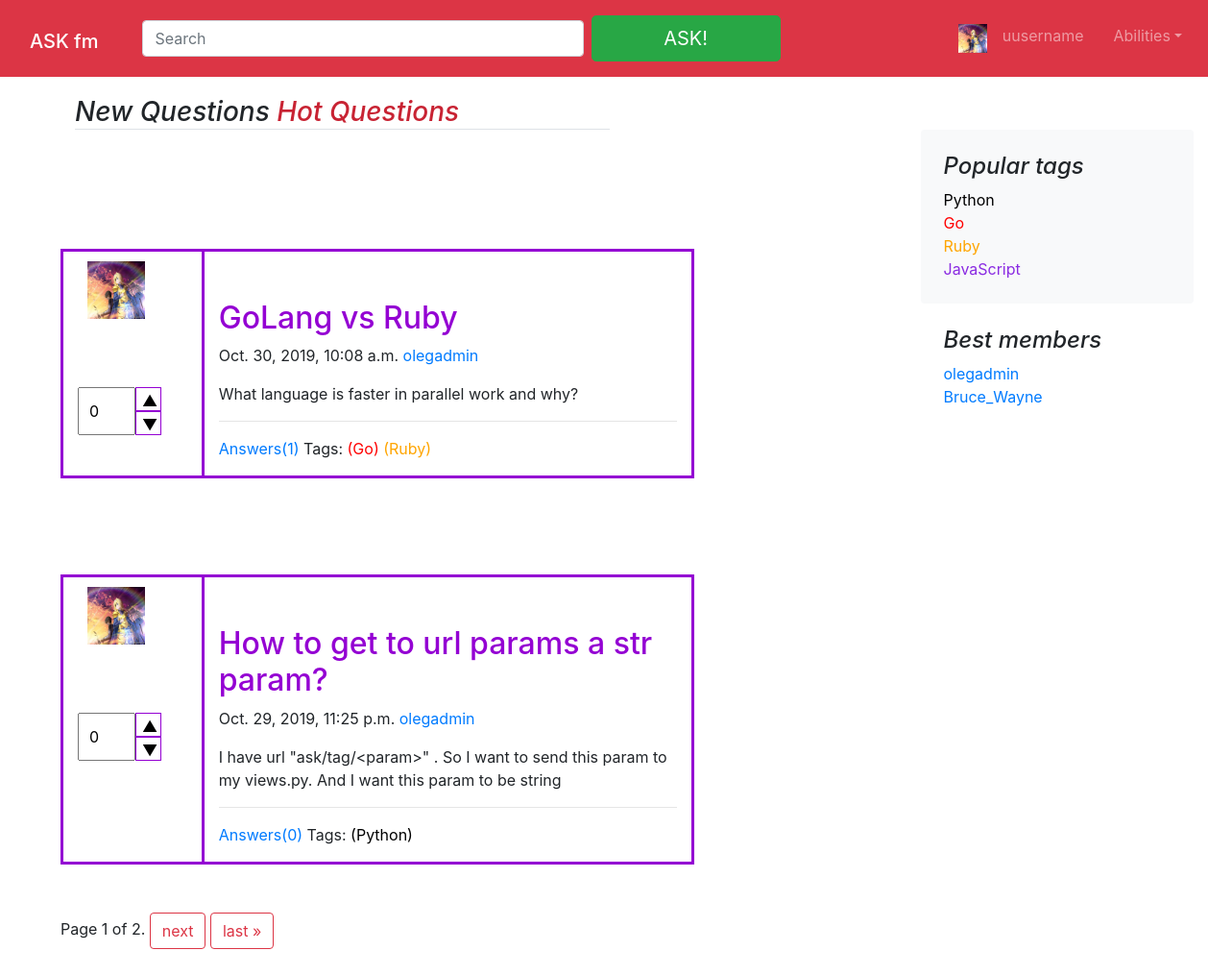
The app's page /, older data.
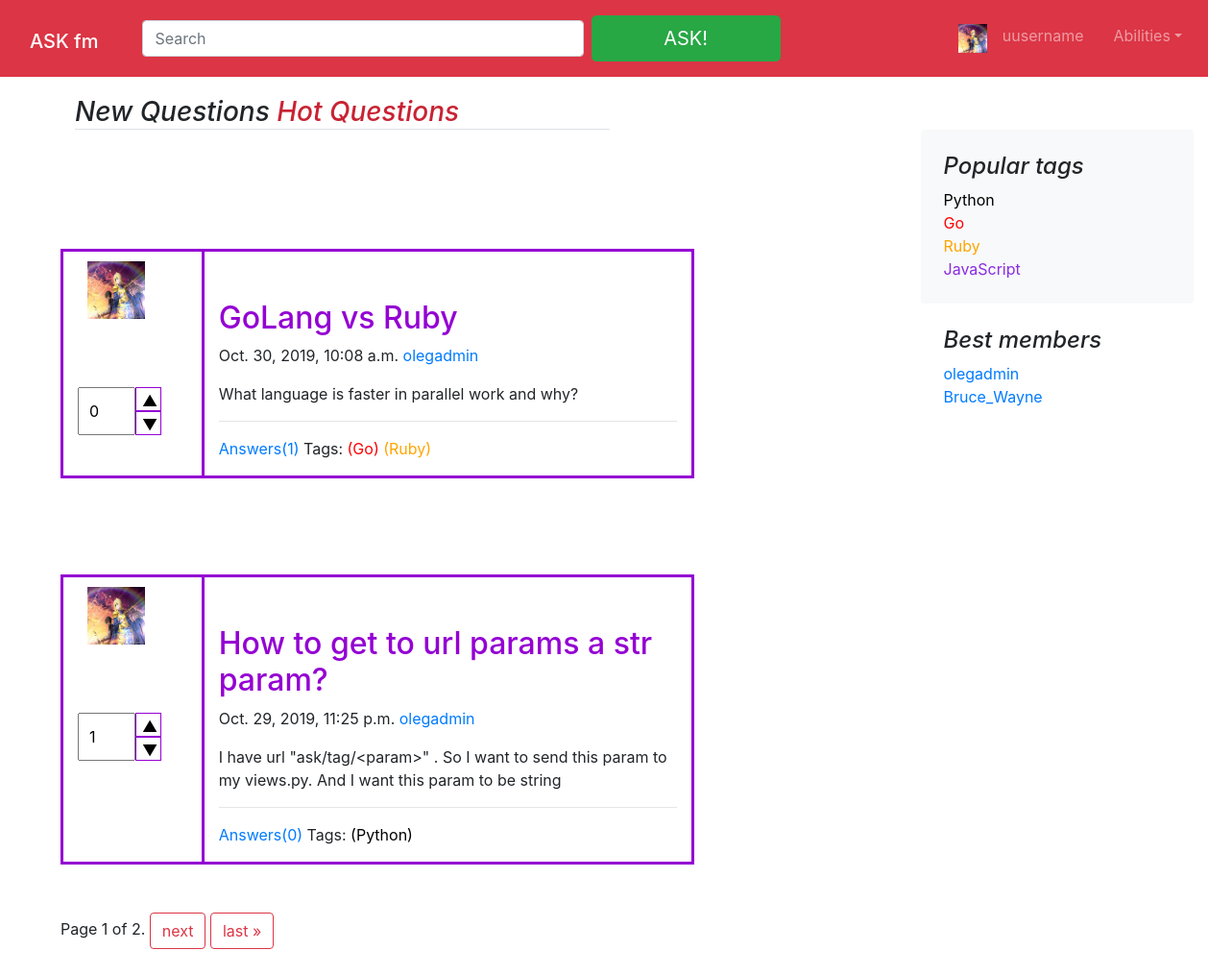
The same page, newer data.
### ask/models.py (models this page shows, shortened)
class Tag(models.Model):
    name = models.CharField(max_length=15)
    color = models.CharField(max_length=15)
    object1 = TagManager
    class Meta:
        verbose_name = 'Тег'
        verbose_name_plural = 'Теги'

class Question(models.Model):
    title = models.CharField(max_length=255)
    text = models.TextField()
    author = models.ForeignKey(
        User, on_delete=models.SET_NULL, null=True, blank=True)
    pub_date = models.DateTimeField('date published')
    rating = models.IntegerField(default=0)
    tags = models.ManyToManyField(Tag)
    object1 = QuestionManager
    class Meta:
        verbose_name = 'Вопрос'
        verbose_name_plural = 'Вопросы'

### ask/views.py (the view)
# urls.py: url(r'^$', views.index, name='index'),
def index(request):
    q = Question.object1.besters()
    t = Tag.object1.besters()
    paginator = Paginator(q, 2)  # Show 2 contacts per page
    page = request.GET.get('page')
    question_list = paginator.get_page(page)
    return render(
        request,
        'ask/index.html', {
            'question_list': question_list,
            'tags': t,
            'users':User.objects.all()
        }
    )

### ask/models.py (called while the page is built)
    def besters():
        return Tag.objects.order_by('id')

    def besters():
        return Question.objects.order_by('-pub_date')

### ask/templates/ask/index.html (shortened to what this page needs)
{% extends './base.html' %}
{% block content %}
  <main role="main" class="container-fluid m-5">
  <div class="row">
    <div class="col-md-8 col-sm-8 blog-main">
      <h3 class="mb-4 font-italic border-bottom">
        New Questions
      <a style="color: #c82333" href="#">Hot Questions</a>
      </h3>
    </div>
{% for question in question_list %}
    <div class="container-fluid" style="margin-top: 0px">
      <div class="row">
        <div class="col col-2" style="border: 3px solid;border-color:darkviolet ;border-right: none">
         <a class="blog-post" href="#"><img src="/static/img/fffzRA7cwYA.jpg" width="60" height="60" style="margin: 10px"></a><br>
           <div class="btn-group" style="margin-top: 10%">
              <div><input class="inputer" style="width: 60px" type="number" id={{question.id}} value={{question.rating}}></div>
          <div class="btn-group-vertical" style="margin-right: 50px">
             <button onmouseover="this.style.backgroundColor='green'"; onmouseout="this.style.backgroundColor='white'" ;
                    style="height: 25px; width: 90%;" onclick="myFunction1({{question.id}})">▲</button>
            <button onmouseover="this.style.backgroundColor='red'"; onmouseout="this.style.backgroundColor='white'" ;
                    style="height: 25px; width: 90%;" onclick="myFunction2({{question.id}})">▼</button>
          </div>
        </div>
        </div>
        <div class="col col-7" style="border: 3px solid;border-color:darkviolet">
        <div class="blog-post">
        <h2><a style="color: darkviolet" href="{% url 'ask:question' question.id %}">{{question.title}}</a></h2>
        <p class="blog-post-meta">{{question.pub_date}}
          <a href="{% url 'ask:settings' %}">{{question.author}}</a>
        </p>
            {{question.text}}
          <hr>
            <p> <a href="{% url 'ask:question' question.id %}">Answers({{question.answer_set.count}})</a> Tags:
                {% for tag in question.tags.all%}
                <a href="{% url 'ask:tag' tag.name %}" style="color: {{tag.color}} ">({{tag.name}})</a>
            {% endfor%}
            </p>
      </div>
</div>
        </div>
 </div>
{% endfor %}
{% include "paginator.html" %}
  </div>
  </main>
{% endblock %}

### ask/templates/ask/base.html (shortened to what this page needs)
{% load static %}
<!doctype html>
<html lang="en">
  <head>
    <link rel="stylesheet" href="{% static 'css/bootstrap.min.css' %}">
  </head>
  <body>
  <nav class="navbar navbar-expand-lg fixed-top navbar-dark bg-danger" style="margin-bottom: 1%">
    <h1><a class="navbar-brand col-3 col-sm-4 col-md-10" href="{% url 'ask:index' %}">ASK fm</a></h1>
    <form class="form-inline col-5 col-sm-5 col-md-5 col-lg-8 mr-sm-4 my-4 my-lg-2">
      <input class="form-control col-6 col-sm-5 col-md-7 mr-sm-2" type="text" placeholder="Search" aria-label="Search">
      <button class="btn btn-success btn-lg col-6 col-sm-5 col-md-3" href="{% url 'ask:ask' %}" type="submit">
        <a style="color: white" href="{% url 'ask:ask' %}">ASK!</a>
      </button>
    </form>
  <div class="col-3 col-sm-3 navbar-collapse offcanvas-collapse" id="navbarsExampleDefault">
    <ul class="navbar-nav mr-auto col-5">
      <li class="nav-item">
        <a class="nav-link" href="#"><img src="/static/img/fffzRA7cwYA.jpg" width="30" height="30"></a>
      </li>
      {% if user.is_authenticated %}
      <li class="nav-item">
        <a class="nav-link col-sm-4"  href="{% url 'ask:settings' %}">{{user.username}}</a>
      </li>
      {% else %}
      <li class="nav-item">
        <a class="nav-link col-sm-4"  href="#">uusername</a>
      </li>
  {% endif%}
      <li class="nav-item dropdown col-sm-4 ">
        <a class="nav-link dropdown-toggle" href="#" id="dropdown01" data-toggle="dropdown" aria-haspopup="true" aria-expanded="false">
          Abilities</a>
      </li>
    </ul>
  </div>
</nav>
  <div class="col-3 blog-sidebar float-right" style="margin-top: 85px;min-height: 500px">
      <div class="p-4 mb-8 bg-light rounded">
        <h4 class="font-italic">Popular tags</h4>
        {% for tag in tags %}
        <a href="{% url 'ask:tag' tag.name %}" ><p class="mb-0" style="color: {{tag.color}}"> {{tag.name}}</p></a>
        {% endfor %}
      </div>
    <div>
      <div class="p-4">
        <h4 class="font-italic">Best members</h4>
        <ol class="list-unstyled mb-0">
          {% for user in users%}
          <li><a href="{% url 'ask:settings' %}">{{user.username}}</a></li>
          {%endfor%}
        </ol>
      </div>
    </div>
    </div>
{% block content %}
{% endblock %}
  </body>
</html>

### ask/templates/ask/paginator.html (shortened to what this page needs)
<div class="pagination">
    <span class="step-links">
        <span class="current">
            Page {{ question_list.number }} of {{ question_list.paginator.num_pages }}.
        </span>
        {% if question_list.has_next %}
            <a class="btn btn-outline-danger" href="?page={{ question_list.next_page_number }}">next</a>
            <a class="btn btn-outline-danger" href="?page={{ question_list.paginator.num_pages }}">last &raquo;</a>
        {% endif %}
    </span>
</div>

### ask/templates/ask/base.html (style rules this page uses)
.btn-group input { padding: 10px 10px; height: 50px; width: 60px; }
.btn-group button { background-color: white; border: 1px solid darkviolet; color: black; cursor: pointer; }
.btn-group button:after { content: ""; clear: both; display: table; }
.btn-group:after { content: ""; clear: both; display: table; }
main div { margin-top: 50px; }

Row changes from the older to the newer data that the page shows:
changed Question "How to get to url params a str param?": rating "0" → "1"
